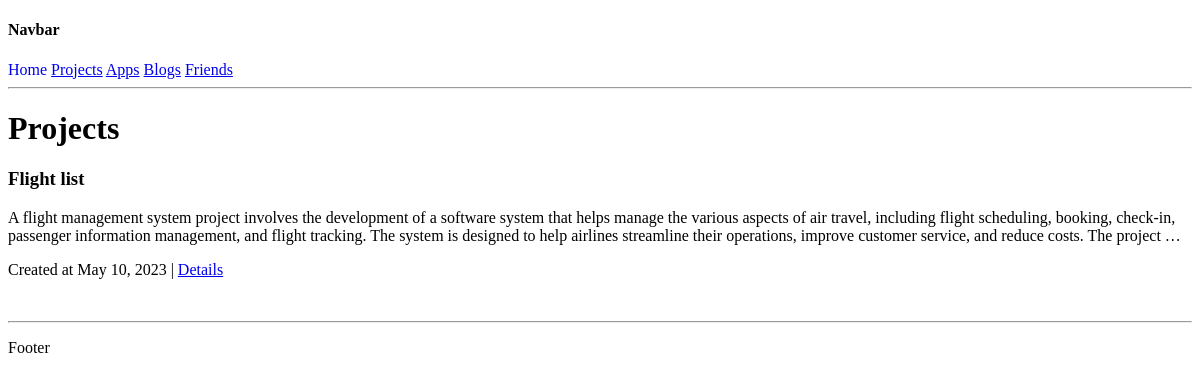
/projectlist/projects/, run on an earlier commit of the app's database.
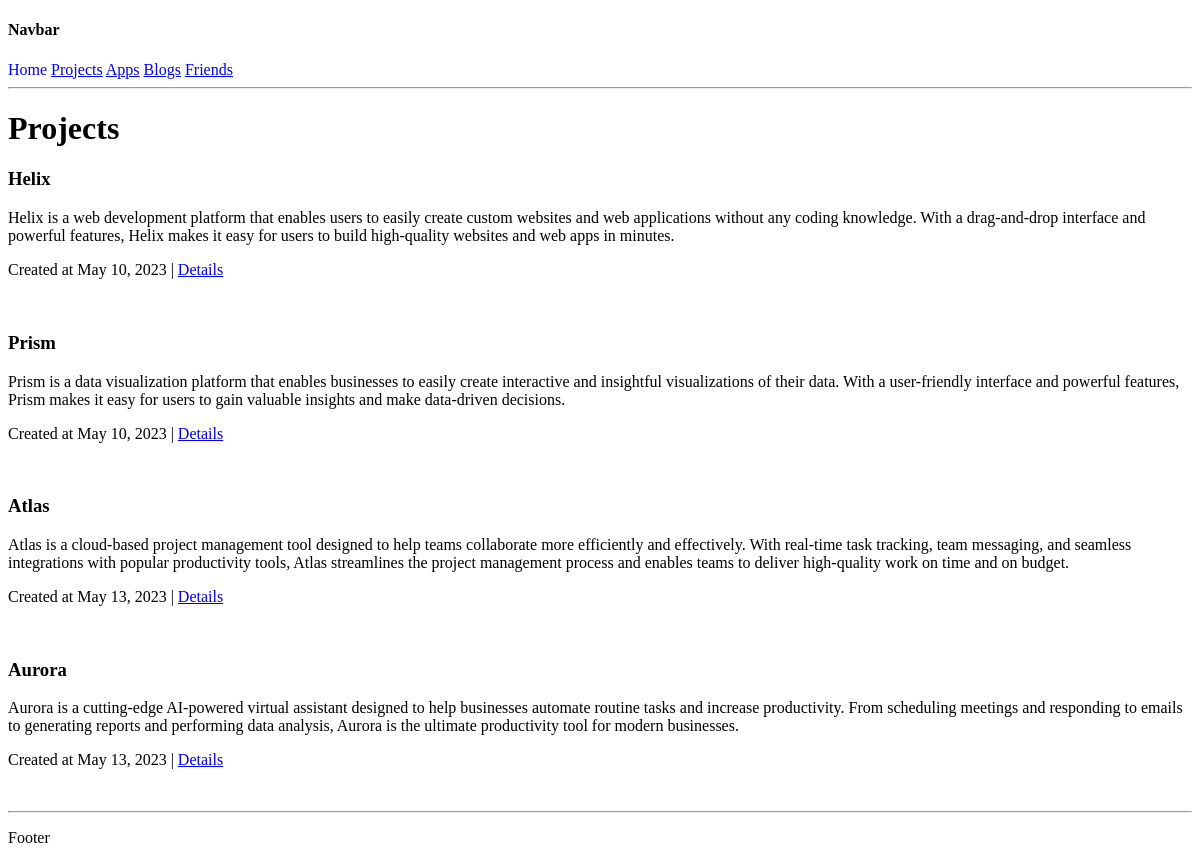
And on a later commit of the database.
### projectlist/models.py (models this page shows, shortened)
class Projects(models.Model):
	title=models.CharField(max_length=100)
	body=models.TextField()
	links=models.CharField(max_length=500,null=True,blank=True)
	tags=models.ManyToManyField(Tags)
	date=models.DateField()
	contributers=models.ManyToManyField(Friends)

### projectlist/views.py (the view)
# urls.py: path("projects/",views.projects,name="projects"),
def projects(request):
	template="projectlist/projects.html"
	projects=Projects.objects.all()
	data={
		'projects':projects
	}
	return render(request,template,data)

### templates/projectlist/projects.html
{% extends 'layout.html' %}
{% block yield %}
	<h1>Projects</h1>
	{% for project in projects %}
	<h3>{{ project.title }}</h3>
	<p> {{ project.body | truncatewords:50}}</p>
	<p> Created at {{project.date}} | <a href="{% url 'project' project.id %}">Details</a></p>
	<br>
{% endfor %}
{% endblock %}

### templates/layout.html (shortened to what this page needs)
{% load static %}
<!DOCTYPE html>
<html lang="en">
<head>
	<link rel="stylesheet" href="{% static 'main.css'%}">
</head>
<body>
	{% include 'navbar.html' %}
	{% block yield %}
	{% endblock %}
	{% include 'footer.html' %}
</body>
</html>

### templates/navbar.html
<h4>Navbar</h4>
<a class="navlink" href="{% url 'root' %}">Home</a>
<a href="{% url 'projects' %}">Projects</a>
<a href="{% url 'apps' %}">Apps</a>
<a href="{% url 'blogs' %}">Blogs</a>
<a href="{% url 'friends' %}">Friends</a>
<hr>

### templates/footer.html
<hr>
<p>Footer</p>

### static/main.css (style rules this page uses)
.navlink { text-decoration: none; }

What changed in the data, as far as the page shows it:
changed Projects: title "Flight list" → "Helix"; body "A flight management system project involves the development of a software system that helps manage the various aspects of air travel, including flight scheduling, booking, check-in, passenger information management, and flight tracking. The system is designed to help airlines streamline their operations, improve customer service, and reduce costs. The project …" → "Helix is a web development platform that enables users to easily create custom websites and web applications without any coding knowledge. With a drag-and-drop interface and powerful features, Helix makes it easy for users to build high-quality websites and web apps in minutes."
added Projects: title "Prism", body "Prism is a data visualization platform that enables businesses to easily create interactive and insightful visualizations of their data. With a user-friendly interface and powerful features, Prism makes it easy for users to gain valuable insights and make data-driven decisions.", date "May 10, 2023"
added Projects: title "Atlas", body "Atlas is a cloud-based project management tool designed to help teams collaborate more efficiently and effectively. With real-time task tracking, team messaging, and seamless integrations with popular productivity tools, Atlas streamlines the project management process and enables teams to deliver high-quality work on time and on budget.", date "May 13, 2023"
added Projects: title "Aurora", body "Aurora is a cutting-edge AI-powered virtual assistant designed to help businesses automate routine tasks and increase productivity. From scheduling meetings and responding to emails to generating reports and performing data analysis, Aurora is the ultimate productivity tool for modern businesses.", date "May 13, 2023"
